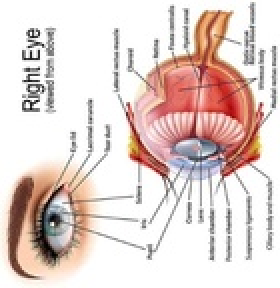
#> input picture eye.jpg, 140 x 144 px, shrunk from 503 x 520 before the run (shown 2 times larger)
$ python 'ORB old.py'
#> lines starting #> are read from the running program, lines starting #| are printed output that depends on the picture
import numpy as np
import cv2
from matplotlib import pyplot as plt
import time

def num_sim(n1, n2):
  """ calculates a similarity score between 2 numbers """
  return print("Rate %:", 1 - abs(n1 - n2) / (n1 + n2))

start = time.time()

# # Read image
# img1 = cv2.imread('eye.jpg')
# img2 = cv2.imread('eye_rotate.jpg')

img1 = cv2.imread('eye.jpg')
#> img1 is the input picture: shape (144, 140, 3); mean B, G, R 206.5, 210.9, 227.1
img2 = cv2.imread('eye_realsize.jpg')
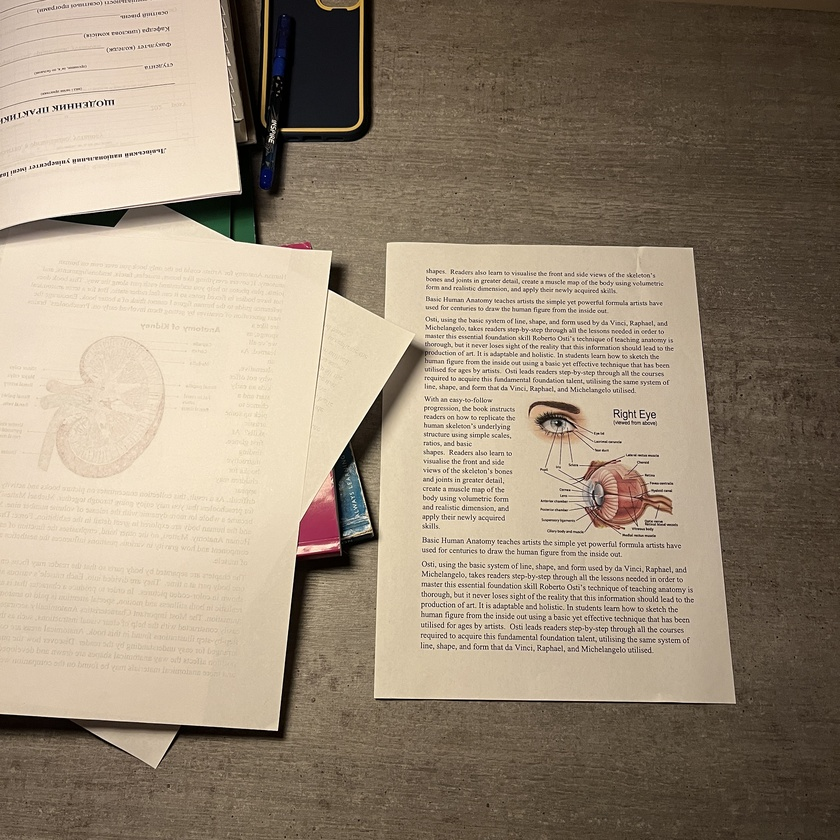
#> input picture eye_realsize.JPG, 840 x 840 px, shrunk from 3024 x 3024 before the run, found by its file name
#> img2 is the input picture: shape (840, 840, 3); mean B, G, R 118.7, 138.4, 153.6

# Initiate ORB detector
orb = cv2.ORB_create()

# Convering to Gray
img1= cv2.cvtColor(img1,cv2.COLOR_BGR2GRAY)
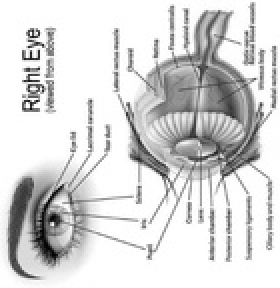
#> img1: shape (144, 140) (shown 2 times larger); min 2, max 255, mean 215.2
img2= cv2.cvtColor(img2,cv2.COLOR_BGR2GRAY)
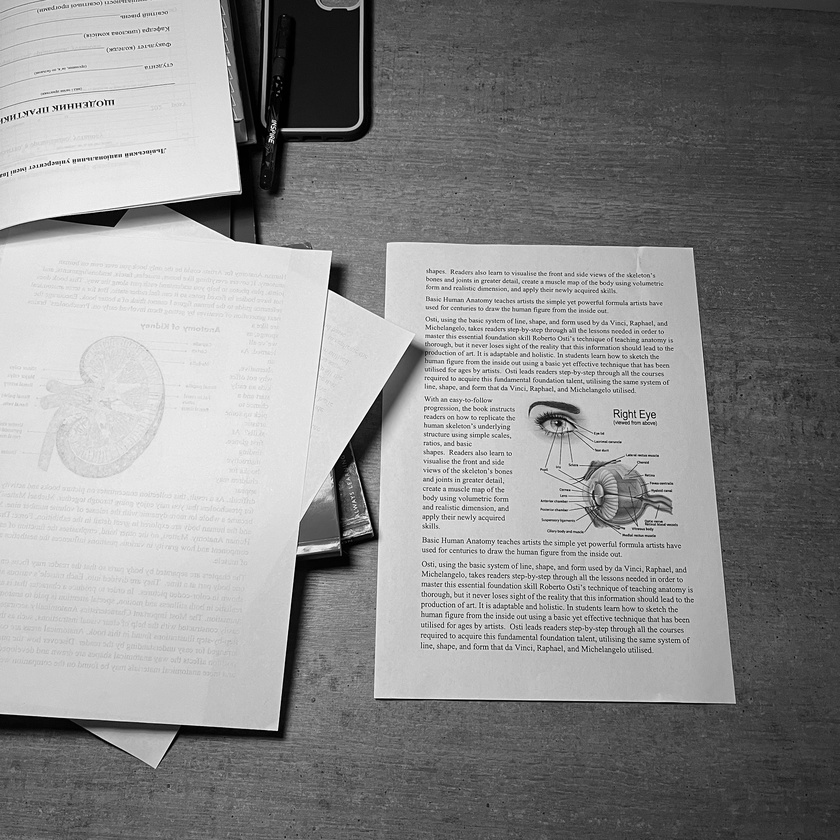
#> img2: shape (840, 840); min 0, max 254, mean 140.7

# find the keypoints and descriptors with ORB
kp1, des1 = orb.detectAndCompute(img1,None)
#> kp1 = 254 keypoints; strongest (x, y, size): (97, 68, 31), (96, 67, 37.2), (82, 87, 31), (95, 57, 31)
kp2, des2 = orb.detectAndCompute(img2,None)
#> kp2 = 500 keypoints; strongest (x, y, size): (105, 103, 31), (56, 106, 31), (39, 110, 31), (328, 287, 31)

# число кількості ключових точок
print("Кількість ключових точок: (оригінал) ", len(des1))
#| Кількість ключових точок: (оригінал)  254
print("Кількість ключових точок: (180) ", len(des2))
#| Кількість ключових точок: (180)  500
num_sim(len(des1), len(des2))

# BFMatcher with default params
bf = cv2.BFMatcher()
matches = bf.knnMatch(des1,des2, k=2)
#> matches = 254 matches

# Create images with keypoints
img1=cv2.drawKeypoints(img1,kp1,img1)
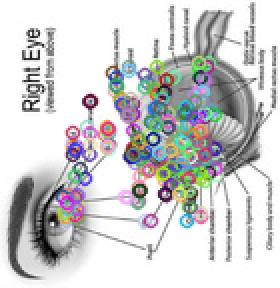
#> img1: shape (144, 140, 3) (shown 2 times larger); mean of channels 0, 1, 2 207.1, 206.4, 206.3; drawn as B, G, R
cv2.imwrite('orb_keypoints_1.jpg',img1)

img2=cv2.drawKeypoints(img2,kp2,img2)
#> img2: shape (840, 840, 3)
cv2.imwrite('orb_keypoints_2.jpg',img2)

# Apply ratio test
good = []
for m,n in matches:
    if m.distance < 0.75*n.distance:
        good.append([m])
#> after the loop, good = 4 matches

print("matches ", len(good))
#| matches  4

end = time.time()
total_time = end - start
print("Загальний час (секунди): ", str(total_time))

# cv2.drawMatchesKnn expects list of lists as matches.
img3 = cv2.drawMatchesKnn(img1,kp1,img2,kp2,good,None,flags=2)
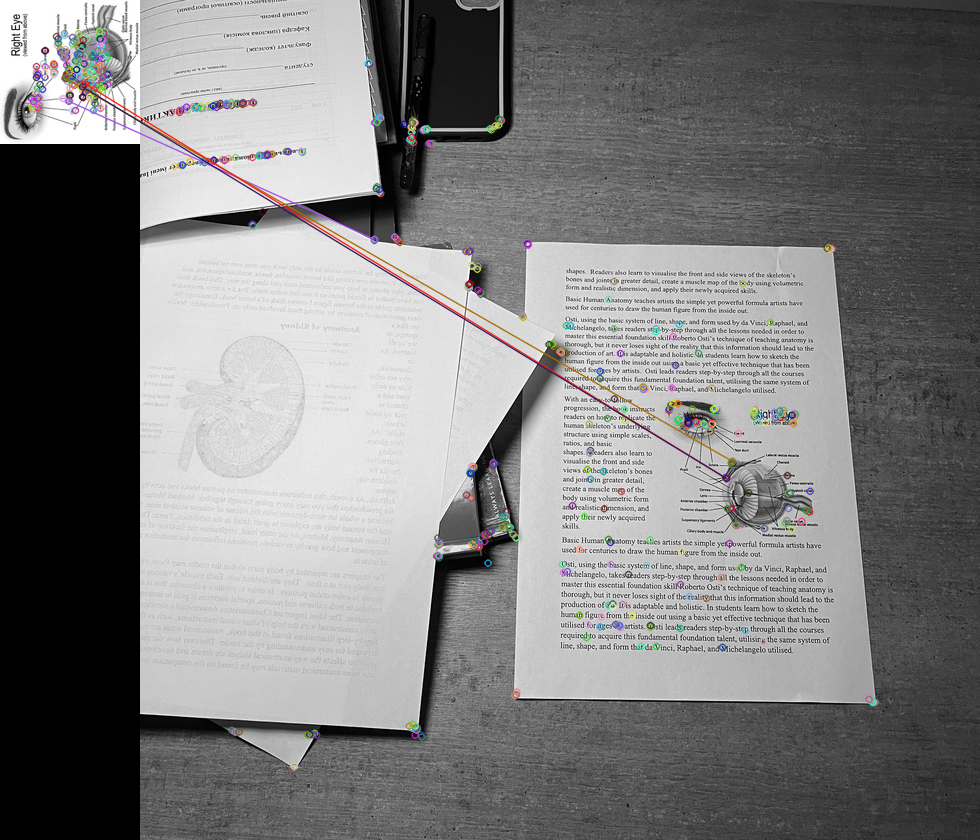
#> img3: shape (840, 980, 3); mean of channels 0, 1, 2 124.9, 124.9, 125.3; drawn as B, G, R

plt.imshow(img3),plt.show()
